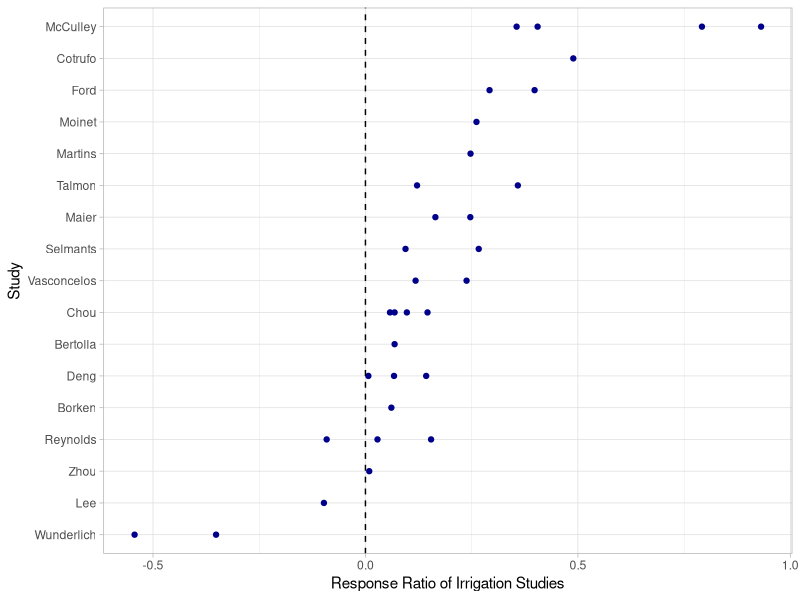
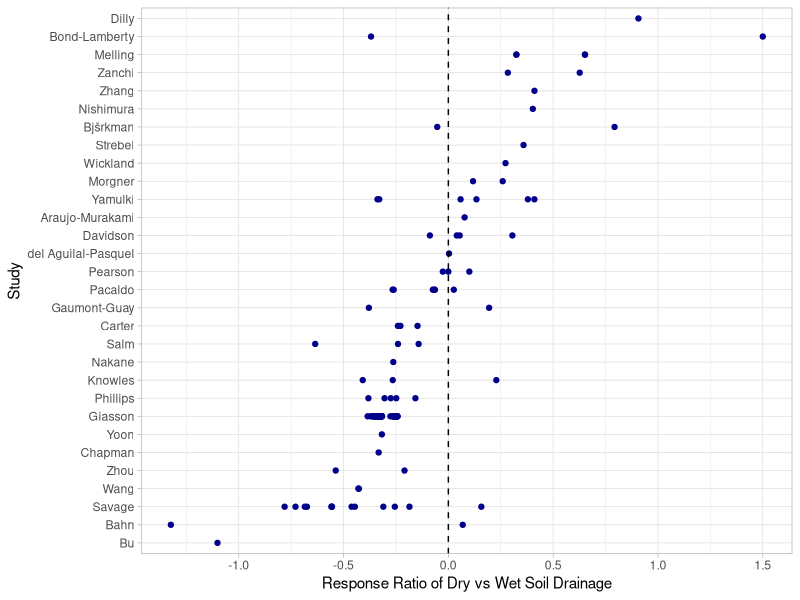
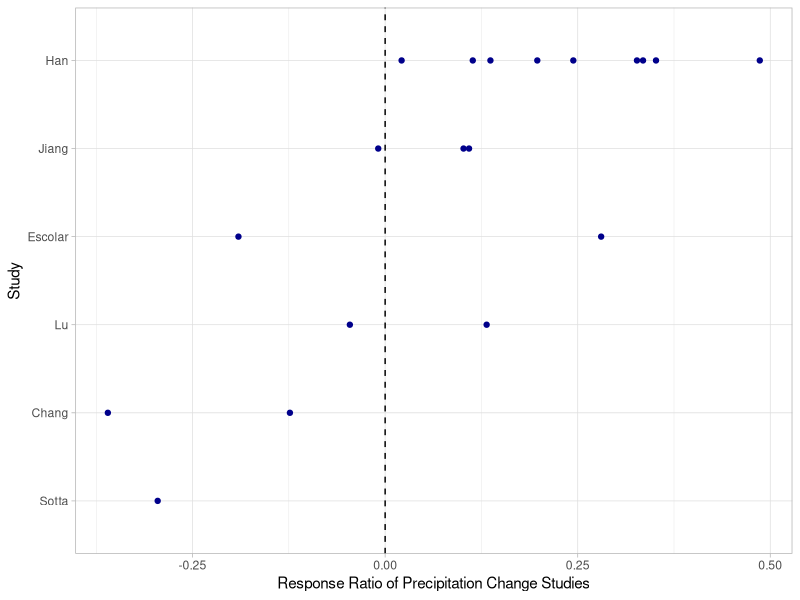

Write the R code that produced these figures, in order. (Note: this script raises an error after producing the figures.)
## ---- chunk 1
# Load packages
library(readr)
library(dplyr)
library(tidyr)
library(ggplot2)
library(kableExtra)
library(forcats)

# Read in SRDB
read_csv("./rs/srdb-data.csv") %>% 
  select(Study_number, Author, Study_midyear, Ecosystem_type, 
         Manipulation, Manipulation_level, Rs_annual, Soil_drainage, Elevation) -> srdb

# Will turn this into a function once it works!!
# search_srdb <- function(srdb, data, column) {
#   # Function to search the Soil Respiration Database for specific data in a specified column
#   # Function will take in `srdb` (data frame of SRDB data), `data` a vector of values to search, and
#   # `column` chatacter string of the column name to search within; returns a dataframe with search results
#   
#   cat("Searching database for...", data,"...in the", column, "column")
#   
#   dplyr::filter(srdb, grepl(paste(data, collapse = "|"), x = column))
  
# }
## ---- chunk 2

#search_srdb(srdb, data = hydro, column = 'Manipulation')

# Filter for studies with irrigation only manipulations
srdb %>% 
  #explain filter expression here
  filter(grepl("^Irrigat[a-z]*$", Manipulation, ignore.case = TRUE)) %>% 
  distinct(Study_number) %>% 
  left_join(srdb, by = "Study_number") %>%
  # Filter for rows with control and irrigation rows
  group_by(Study_number) %>% 
  filter(Manipulation == "None" |
           grepl("^Irrigat[a-z]*$", Manipulation, ignore.case = TRUE))  -> irrigation

# Summarise and count the number of studies
irrigation %>% 
  group_by(Ecosystem_type) %>% 
  summarise(n_studies = length(unique(Study_number))) %>% 
  mutate(M_Type = "Irrigated") %>% 
  arrange(desc(n_studies)) %>% 
  rename(Ecosystem_Type = Ecosystem_type) %>% 
  select(M_Type, Ecosystem_Type, n_studies) -> irr_summary

# Make table display
kable(irr_summary) %>% kable_styling(full_width = F)

#ADD COMMENT
irrigation %>% 
  filter(Ecosystem_type %in% c("Forest", "Grassland", "Agriculture")) %>%
  group_by(Ecosystem_type, Manipulation, Manipulation_level) %>% 
  summarise(n_obs = n())

irrigation %>% 
  filter(Manipulation == "None") %>% 
  group_by(Study_number, Ecosystem_type, Study_midyear) %>% 
  summarise(Rs_none = mean(Rs_annual, na.rm = TRUE)) %>% 
  filter(!is.na(Rs_none)) %>% 
  left_join(irrigation, by = c("Study_number", "Ecosystem_type", "Study_midyear")) %>% 
  mutate(rr = log(Rs_annual / Rs_none), 
         Study = paste(Author, floor(Study_midyear))) %>% 
  filter(Manipulation != "None")  -> irr_resp

  ggplot(irr_resp, aes(x = rr, y = fct_reorder(Author, rr))) + 
    geom_point(colour = "darkblue") + 
    geom_vline(xintercept = 0, linetype = "dashed") + 
    labs(x = "Response Ratio of Irrigation Studies", y = "Study") +
    theme_light()

## ---- chunk 3

drainage <- c("Dry", "Wet")
# Need studies that have BOTH dry and wet drainage 

srdb %>%   
  group_by(Study_number) %>% 
  dplyr::filter(grepl(paste(drainage, collapse = "|"), x = Soil_drainage)) %>% 
  # Count the number of unique soil drainage types per study 
  summarise(n_drain = length(unique(Soil_drainage))) %>% 
  # We only want studies with 2 or more soil drainage types
  filter(n_drain > 1) %>% left_join(srdb, by = "Study_number") -> drainage_type

drainage_type %>% 
  group_by(Ecosystem_type) %>% 
  summarise(n_studies = length(unique(Study_number))) %>% 
  mutate(M_Type = "Soil drainage") %>% 
  arrange(desc(n_studies)) %>% 
  rename(Ecosystem_Type = Ecosystem_type) %>% 
  select(M_Type, Ecosystem_Type, n_studies) -> drain_summary

kable(drain_summary) %>% kable_styling(full_width = F)

drainage_type %>% 
  filter(Ecosystem_type == c("Forest", "Grassland", "Agriculture")) %>% 
  group_by(Ecosystem_type, Soil_drainage) %>% 
  summarise(n_obs = n())

drainage_type %>% 
  filter(Manipulation == "None", Soil_drainage == "Wet") %>% 
  group_by(Study_number, Ecosystem_type, Study_midyear) %>% 
  summarise(Rs_wet = mean(Rs_annual, na.rm = TRUE)) %>% 
  filter(!is.na(Rs_wet)) %>% 
  left_join(drainage_type, by = c("Study_number", "Ecosystem_type", "Study_midyear")) %>% 
  filter(Soil_drainage == "Dry") %>% 
  mutate(rr = log(Rs_wet / Rs_annual), 
         Study = paste(Author, floor(Study_midyear))) -> drainage_resp

  ggplot(drainage_resp, aes(x = rr, y = fct_reorder(Author, rr))) + 
    geom_point(colour = "darkblue") + 
    geom_vline(xintercept = 0, linetype = "dashed") + 
    labs(x = "Response Ratio of Dry vs Wet Soil Drainage", y = "Study") +
    theme_light()

## ---- chunk 4
  
srdb %>% 
  filter(grepl("^Precip[a-z ]*$", Manipulation, ignore.case = TRUE)) %>%
  distinct(Study_number) %>% 
  left_join(srdb, by = "Study_number") %>%
  group_by(Study_number) %>% 
  filter(Manipulation == "None" | 
           grepl("^Precip[a-z ]*$", Manipulation, ignore.case = TRUE)) -> precipitation

precipitation %>% 
  group_by(Ecosystem_type) %>% 
  summarise(n_studies = length(unique(Study_number))) %>% 
  mutate(M_Type = "Precipitation") %>% 
  arrange(desc(n_studies)) %>% 
  rename(Ecosystem_Type = Ecosystem_type) %>% 
  select(M_Type, Ecosystem_Type, n_studies) -> precip_summary

kable(precip_summary) %>% kable_styling(full_width = F)

precipitation %>% 
  filter(Manipulation == "None") %>% 
  group_by(Study_number, Ecosystem_type, Study_midyear) %>% 
  summarise(Rs_none = mean(Rs_annual, na.rm = TRUE)) %>% 
  filter(!is.na(Rs_none)) %>% 
  left_join(precipitation, by = c("Study_number", "Ecosystem_type", "Study_midyear")) %>% 
  mutate(rr = log(Rs_annual / Rs_none), 
         Study = paste(Author, floor(Study_midyear))) %>% 
  filter(Manipulation != "None")  -> precip_resp

  ggplot(precip_resp, aes(x = rr, y = fct_reorder(Author, rr))) + 
    geom_point(colour = "darkblue") + 
    geom_vline(xintercept = 0, linetype = "dashed") + 
    labs(x = "Response Ratio of Precipitation Change Studies", y = "Study") +
    theme_light()

## ---- chunk 5

srdb %>%   
  group_by(Study_number) %>% 
  summarise(n_elev = length(unique(Elevation))) %>% 
  filter(n_elev > 1) %>% 
  left_join(srdb, by = "Study_number") -> elevation

elevation %>% 
  group_by(Ecosystem_type) %>% 
  summarise(n_studies = length(unique(Study_number))) %>% 
  mutate(M_Type = "Elevation") %>% 
  arrange(desc(n_studies)) %>% 
  rename(Ecosystem_Type = Ecosystem_type) %>% 
  select(M_Type, Ecosystem_Type, n_studies) -> elevat_summary

kable(elevat_summary) %>% kable_styling(full_width = F)

# elevation %>% 
#   filter(Manipulation == "None") %>% 
#   group_by(Study_number, Ecosystem_type, Study_midyear, Elevation) %>% 
#   summarise(Rs_mean = mean(Rs_annual, na.rm = TRUE)) %>% 
#   filter(!is.na(Rs_wet)) %>% 
#   left_join(drainage_type, by = c("Study_number", "Ecosystem_type", "Study_midyear")) %>% 
#   mutate(rr = log(Rs_mean / Rs_annual), 
#          Study = paste(Author, floor(Study_midyear))) -> test
# 
#   ggplot(test, aes(x = rr, y = fct_reorder(Author, rr))) + 
#     geom_point(colour = "darkblue") + 
#     geom_vline(xintercept = 0, linetype = "dashed") + 
#     labs(x = "Response Ratio of Dry vs Wet Soil Drainage", y = "Study") +
#     theme_light()

## ---- chunk 6

# We only want to see the number of studies for forest ecosystems 

bind_rows(irr_summary, drain_summary, precip_summary, elevat_summary) %>% 
  filter(Ecosystem_Type == "Forest") %>% kable() %>% kable_styling(full_width = F)

irrigation %>% 
  bind_rows(precipitation, drainage_type, elevat_summary) %>%
  ungroup %>% 
  filter(Ecosystem_type %in% c("Forest", "Grassland", "Agriculture"),
         Manipulation %in% c("Drought", "Irrigated", 
                             "Precipitation amount change", "None")) %>% 
  group_by(Ecosystem_type, Manipulation) %>% 
  summarise(n_Rs_annual = length(!is.na(Rs_annual)),
            n_Rs_growingseason = length(!is.na(Rs_growingseason))) %>% 
  arrange(desc(n_Rs_annual)) %>% 
  kable() %>% kable_styling(full_width = F)
